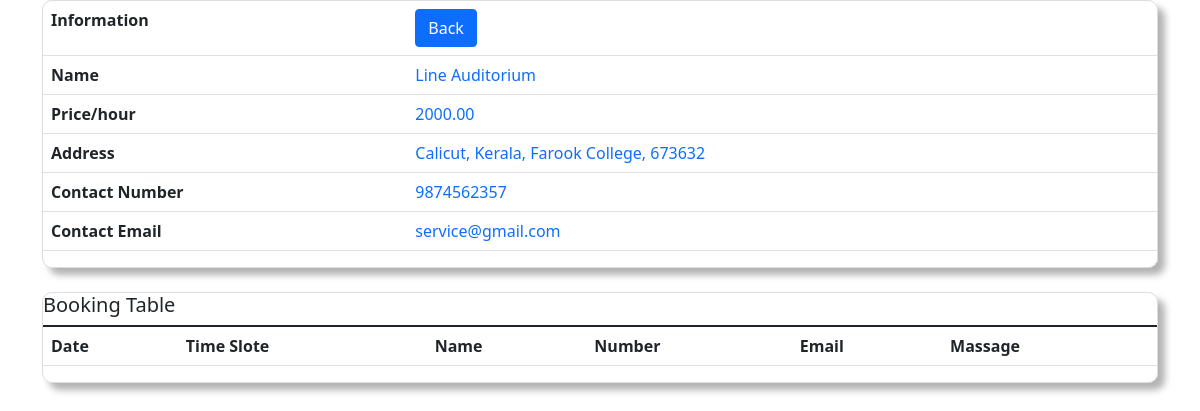
The page /serviceprovider/auditorium-dashboard/service@gmail.com/2 (signed in) on the database its author committed.
### serviceprovider/models.py (models this page shows, shortened)
class Auditorium(models.Model):
    user = models.ForeignKey(User, on_delete=models.CASCADE)
    name = models.CharField(max_length=30)
    catelog = models.ImageField(upload_to=get_catelog_upload_to)
    about = models.TextField(max_length=300)
    number = models.CharField(max_length=15)
    email = models.EmailField(null=True, blank=True)
    price = models.DecimalField(max_digits=10, decimal_places=2)
    street = models.CharField(max_length=20)
    district = models.CharField(max_length=20)
    state = models.CharField(max_length=20)
    pin = models.CharField(max_length=10)
    post = models.CharField(max_length=20)

### serviceprovider/views.py (the view)
# urls.py: path('auditorium-dashboard/<str:user>/<int:id>', auditorium_dashboard, name='auditorium-dashboard'),
@login_required
def auditorium_dashboard(request, user, id):
    auditorium = Auditorium.objects.get(id=id)
    books = Book.objects.filter(auditorium=auditorium)
    context = {'auditorium':auditorium, 'books':books}
    return render(request, 'auditorium_dashboard.html', context=context)

### serviceprovider/templates/auditorium_dashboard.html (shortened to what this page needs)
<html>
    <head>
       <link href="https://cdn.jsdelivr.net/npm/bootstrap@5.1.3/dist/css/bootstrap.min.css" rel="stylesheet">
    </head>
    <body>
        <div class="container bootstrap snippets bootdey">
            <div class="panel-body inf-content">
                <div class="row">
                        <div class="table-responsive">
                            <table class="table table-user-information">
                                <tbody>
                                    <tr>
                                        <td>
                                            <strong>
                                                Information
                                            </strong>
                                        </td>
                                        <td class="text-primary">
                                                <a class="btn btn-primary" href="{% url 'users:dashboard' %}" role="button">Back</a>
                                        </td>
                                    </tr>
                                    <tr>
                                        <td>
                                            <strong>
                                                Name
                                            </strong>
                                        </td>
                                        <td class="text-primary">
                                            {{auditorium.name}}
                                        </td>
                                    </tr>
                                    <tr>
                                        <td>
                                            <strong>
                                                Price/hour
                                            </strong>
                                        </td>
                                        <td class="text-primary">
                                            {{ auditorium.price }}
                                        </td>
                                    </tr>
                                    <tr>
                                        <td>
                                            <strong>
                                                Address
                                            </strong>
                                        </td>
                                        <td class="text-primary">
                                            {{auditorium.district}}, {{auditorium.state}}, {{auditorium.post}}, {{auditorium.pin}}
                                        </td>
                                    </tr>
                                    <tr>
                                        <td>
                                            <strong>
                                                Contact Number
                                            </strong>
                                        </td>
                                        <td class="text-primary">
                                            {{auditorium.number}}
                                        </td>
                                    </tr>
                                    <tr>
                                        <td>
                                            <strong>
                                                Contact Email
                                            </strong>
                                        </td>
                                        <td class="text-primary">
                                            {{auditorium.email}}
                                        </td>
                                    </tr>
                                </tbody>
                            </table>
                        </div>
                    </div>
                </div>
            </div>
        <br>
        <div class="container bootstrap snippets bootdey">
            <div class="panel-body inf-content">
                <div class="row">
                        <div class="table-responsive">
                            <table class="table table-user-information">
                                <thead>
                                    <h5>
                                        Booking Table
                                    </h5>
                                </thead>
                                <tbody>
                                    <tr>
                                        <td>
                                            <strong>
                                                <span class="glyphicon glyphicon-asterisk">Date</span>
                                            </strong>
                                        </td>
                                        <td>
                                            <strong>
                                                <span class="glyphicon glyphicon-asterisk">Time Slote</span>
                                            </strong>
                                        </td>
                                        <td>
                                            <strong>
                                                <span class="glyphicon glyphicon-asterisk">Name</span>
                                            </strong>
                                        </td>
                                        <td>
                                            <strong>
                                                <span class="glyphicon glyphicon-asterisk">Number</span>
                                            </strong>
                                        </td>
                                        <td>
                                            <strong>
                                                <span class="glyphicon glyphicon-asterisk">Email</span>
                                            </strong>
                                        </td>
                                        <td>
                                            <strong>
                                                <span class="glyphicon glyphicon-asterisk">Massage</span>
                                            </strong>
                                        </td>
                                    </tr>
                                </tbody>
                            </table>
                        </div>
                    </div>
                </div>
            </div>
    </body>
</html>

### serviceprovider/templates/auditorium_dashboard.html (style rules this page uses)
.inf-content { border:1px solid #DDDDDD; -webkit-border-radius:10px; -moz-border-radius:10px; border-radius:10px; box-shadow: 7px 7px 7px rgba(0, 0, 0, 0.3); }

### rows shown on the page
Auditorium: name "Line Auditorium", price "2000.00", district "Calicut", state "Kerala", post "Farook College", pin "673632", number "9874562357", email "service@gmail.com"
